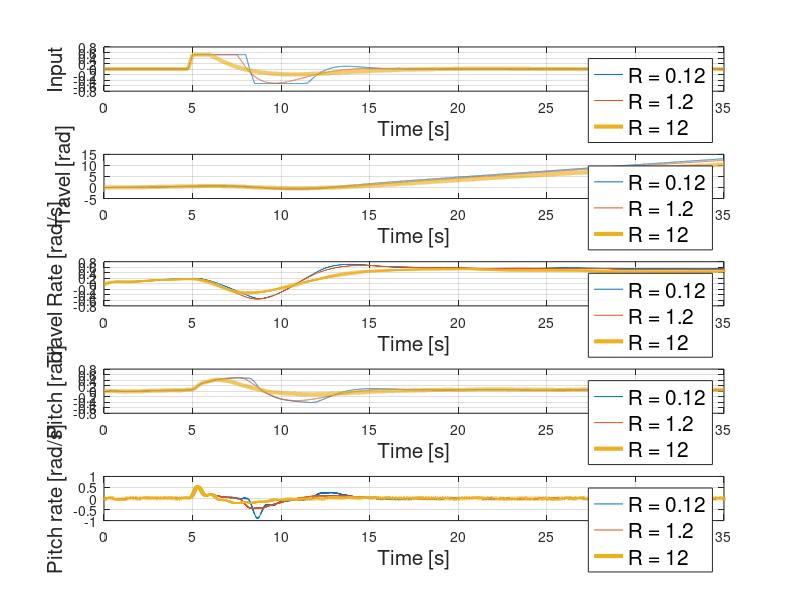

Reproduce this figure in MATLAB.
load('data/case1_0_2.mat')
load('data/case1_1_2.mat')
load('data/case1_12.mat')

%% Plot figures
figure(1),
title(subplot(511),'R = 0.R = 12: P =R = 0.R = 12, R = 1.2 & R = 12')
subplot(511)
plot(var1(1,:), var1(6,:),var1(1,:),var2(6,:),var1(1,:),var3(6,:), "LineWidth",3)
legend('R = 0.12', 'R = 1.2', 'R = 12', 'Fontsize', 15),grid
xlabel('Time [s]', 'FontSize',15);
ylabel('Input', 'FontSize',15);
subplot(512)
plot(var1(1,:), var1(2,:),var1(1,:),var2(2,:),var1(1,:),var3(2,:), "LineWidth",3)
legend('R = 0.12', 'R = 1.2', 'R = 12', 'Fontsize', 15),grid
xlabel('Time [s]', 'FontSize',15);
ylabel('Travel [rad]', 'Fontsize', 15);
subplot(513)
plot(var1(1,:), var1(3,:),var1(1,:),var2(3,:) ,var1(1,:),var3(3,:) ,"LineWidth",3)
legend('R = 0.12', 'R = 1.2', 'R = 12', 'Fontsize', 15) ,grid
xlabel('Time [s]', 'FontSize',15);
ylabel('Travel Rate [rad/s]', 'Fontsize', 15);
subplot(514)
plot(var1(1,:), var1(4,:),var1(1,:),var2(4,:),var1(1,:),var3(4,:), "LineWidth",3)
legend('R = 0.12','R = 1.2','R = 12', 'Fontsize', 15), grid
xlabel('Time [s]', 'FontSize',15);
ylabel('Pitch [rad]', 'Fontsize', 15);
subplot(515)
plot(var1(1,:), var1(5,:),var1(1,:),var2(5,:),var1(1,:),var3(5,:), "LineWidth",3)
legend('R = 0.12', 'R = 1.2', 'R = 12', 'Fontsize', 15),grid
xlabel('Time [s]', 'FontSize',15);
ylabel('Pitch rate [rad/s]', 'Fontsize', 15);

